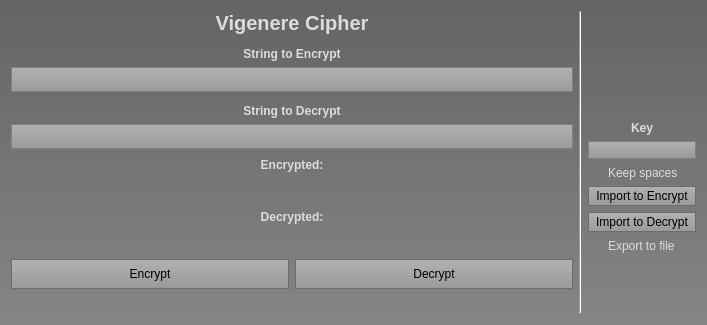
<?xml version="1.0" encoding="UTF-8"?>
<ui version="4.0">
 <class>Form</class>
 <widget class="QWidget" name="Form">
  <property name="geometry">
   <rect>
    <x>0</x>
    <y>0</y>
    <width>707</width>
    <height>325</height>
   </rect>
  </property>
  <property name="windowTitle">
   <string>Form</string>
  </property>
  <property name="styleSheet">
   <string notr="true">background-color: qlineargradient(spread:reflect, x1:0.573682, y1:0, x2:0.574364, y2:1, stop:0 rgba(100, 100, 100, 255), stop:1 rgba(133, 133, 133, 255));
/*svetlejsi verze, prvni 3 jsou 115,115,115*/

</string>
  </property>
  <layout class="QGridLayout" name="gridLayout" columnstretch="1,0,0,0">
   <item row="0" column="0" rowspan="2">
    <layout class="QVBoxLayout" name="verticalLayout_2">
     <item>
      <widget class="QLabel" name="hlavniNadpis">
       <property name="font">
        <font>
         <pointsize>15</pointsize>
         <weight>75</weight>
         <bold>true</bold>
        </font>
       </property>
       <property name="styleSheet">
        <string notr="true">color: rgb(220, 220, 220);
border-color: rgb(61, 61, 61);
background-color: transparent;</string>
       </property>
       <property name="text">
        <string>Vigenere Cipher</string>
       </property>
       <property name="alignment">
        <set>Qt::AlignCenter</set>
       </property>
      </widget>
     </item>
     <item>
      <widget class="QLabel" name="labelHodnotaA">
       <property name="minimumSize">
        <size>
         <width>250</width>
         <height>0</height>
        </size>
       </property>
       <property name="font">
        <font>
         <weight>75</weight>
         <bold>true</bold>
        </font>
       </property>
       <property name="styleSheet">
        <string notr="true">color: rgb(220, 220, 220);
border-color: rgb(61, 61, 61);
background-color: transparent;</string>
       </property>
       <property name="text">
        <string>String to Encrypt</string>
       </property>
       <property name="alignment">
        <set>Qt::AlignBottom|Qt::AlignHCenter</set>
       </property>
      </widget>
     </item>
     <item>
      <widget class="QLineEdit" name="plainText">
       <property name="sizePolicy">
        <sizepolicy hsizetype="Preferred" vsizetype="Fixed">
         <horstretch>0</horstretch>
         <verstretch>0</verstretch>
        </sizepolicy>
       </property>
       <property name="minimumSize">
        <size>
         <width>0</width>
         <height>25</height>
        </size>
       </property>
       <property name="styleSheet">
        <string notr="true">QLineEdit {
  qproperty-alignment: 'AlignVCenter | AlignLeft';
  border: 1px solid gray;
	background-color: qlineargradient(spread:reflect, x1:0.573682, y1:0, x2:0.574364, y2:1, stop:0 rgba(178, 178, 178, 255), stop:1 rgba(153, 153, 153, 255));
}

</string>
       </property>
      </widget>
     </item>
     <item>
      <widget class="QLabel" name="labelHodnotaB">
       <property name="minimumSize">
        <size>
         <width>250</width>
         <height>0</height>
        </size>
       </property>
       <property name="font">
        <font>
         <weight>75</weight>
         <bold>true</bold>
        </font>
       </property>
       <property name="styleSheet">
        <string notr="true">color: rgb(220, 220, 220);
border-color: rgb(61, 61, 61);
background-color: transparent;</string>
       </property>
       <property name="text">
        <string>String to Decrypt</string>
       </property>
       <property name="alignment">
        <set>Qt::AlignBottom|Qt::AlignHCenter</set>
       </property>
      </widget>
     </item>
     <item>
      <widget class="QLineEdit" name="cipherText">
       <property name="sizePolicy">
        <sizepolicy hsizetype="Preferred" vsizetype="Fixed">
         <horstretch>0</horstretch>
         <verstretch>0</verstretch>
        </sizepolicy>
       </property>
       <property name="minimumSize">
        <size>
         <width>0</width>
         <height>25</height>
        </size>
       </property>
       <property name="styleSheet">
        <string notr="true">QLineEdit {
  qproperty-alignment: 'AlignVCenter | AlignLeft';
  border: 1px solid gray;
	background-color: qlineargradient(spread:reflect, x1:0.573682, y1:0, x2:0.574364, y2:1, stop:0 rgba(178, 178, 178, 255), stop:1 rgba(153, 153, 153, 255));
}

</string>
       </property>
      </widget>
     </item>
     <item>
      <widget class="QLabel" name="label">
       <property name="font">
        <font>
         <weight>75</weight>
         <bold>true</bold>
        </font>
       </property>
       <property name="styleSheet">
        <string notr="true">color: rgb(220, 220, 220);
border-color: rgb(61, 61, 61);
background-color: transparent;</string>
       </property>
       <property name="text">
        <string>Encrypted:</string>
       </property>
       <property name="alignment">
        <set>Qt::AlignCenter</set>
       </property>
      </widget>
     </item>
     <item>
      <widget class="QLabel" name="cipherTextLine">
       <property name="sizePolicy">
        <sizepolicy hsizetype="Preferred" vsizetype="Preferred">
         <horstretch>0</horstretch>
         <verstretch>0</verstretch>
        </sizepolicy>
       </property>
       <property name="minimumSize">
        <size>
         <width>211</width>
         <height>20</height>
        </size>
       </property>
       <property name="font">
        <font>
         <weight>75</weight>
         <bold>true</bold>
        </font>
       </property>
       <property name="styleSheet">
        <string notr="true">color: rgb(220, 220, 220);
border-color: rgb(61, 61, 61);
background-color: transparent;</string>
       </property>
       <property name="inputMethodHints">
        <set>Qt::ImhNone</set>
       </property>
       <property name="frameShadow">
        <enum>QFrame::Plain</enum>
       </property>
       <property name="text">
        <string/>
       </property>
       <property name="textFormat">
        <enum>Qt::AutoText</enum>
       </property>
       <property name="alignment">
        <set>Qt::AlignRight|Qt::AlignTrailing|Qt::AlignVCenter</set>
       </property>
       <property name="textInteractionFlags">
        <set>Qt::LinksAccessibleByMouse|Qt::TextSelectableByKeyboard|Qt::TextSelectableByMouse</set>
       </property>
      </widget>
     </item>
     <item>
      <widget class="QLabel" name="label_10">
       <property name="font">
        <font>
         <weight>75</weight>
         <bold>true</bold>
         <stylestrategy>PreferDefault</stylestrategy>
         <kerning>true</kerning>
        </font>
       </property>
       <property name="autoFillBackground">
        <bool>false</bool>
       </property>
       <property name="styleSheet">
        <string notr="true">color: rgb(220, 220, 220);
border-color: rgb(61, 61, 61);
background-color: transparent;</string>
       </property>
       <property name="frameShape">
        <enum>QFrame::NoFrame</enum>
       </property>
       <property name="frameShadow">
        <enum>QFrame::Plain</enum>
       </property>
       <property name="text">
        <string>Decrypted:</string>
       </property>
       <property name="alignment">
        <set>Qt::AlignCenter</set>
       </property>
      </widget>
     </item>
     <item>
      <widget class="QLabel" name="plainTextLine">
       <property name="minimumSize">
        <size>
         <width>211</width>
         <height>20</height>
        </size>
       </property>
       <property name="font">
        <font>
         <weight>75</weight>
         <bold>true</bold>
        </font>
       </property>
       <property name="layoutDirection">
        <enum>Qt::LeftToRight</enum>
       </property>
       <property name="autoFillBackground">
        <bool>false</bool>
       </property>
       <property name="styleSheet">
        <string notr="true">color: rgb(220, 220, 220);
border-color: rgb(61, 61, 61);
background-color: transparent;</string>
       </property>
       <property name="frameShape">
        <enum>QFrame::NoFrame</enum>
       </property>
       <property name="frameShadow">
        <enum>QFrame::Plain</enum>
       </property>
       <property name="text">
        <string/>
       </property>
       <property name="alignment">
        <set>Qt::AlignRight|Qt::AlignTrailing|Qt::AlignVCenter</set>
       </property>
       <property name="textInteractionFlags">
        <set>Qt::LinksAccessibleByMouse|Qt::TextSelectableByKeyboard|Qt::TextSelectableByMouse</set>
       </property>
      </widget>
     </item>
    </layout>
   </item>
   <item row="2" column="0">
    <layout class="QHBoxLayout" name="horizontalLayout">
     <property name="bottomMargin">
      <number>25</number>
     </property>
     <item>
      <widget class="QPushButton" name="encryptBtn">
       <property name="enabled">
        <bool>true</bool>
       </property>
       <property name="sizePolicy">
        <sizepolicy hsizetype="Minimum" vsizetype="Fixed">
         <horstretch>0</horstretch>
         <verstretch>0</verstretch>
        </sizepolicy>
       </property>
       <property name="minimumSize">
        <size>
         <width>150</width>
         <height>30</height>
        </size>
       </property>
       <property name="focusPolicy">
        <enum>Qt::StrongFocus</enum>
       </property>
       <property name="styleSheet">
        <string notr="true">QPushButton {
  qproperty-alignment: 'AlignVCenter | AlignRight';
  border: 1px solid gray;
	background-color: qlineargradient(spread:reflect, x1:0.573682, y1:0, x2:0.574364, y2:1, stop:0 rgba(178, 178, 178, 255), stop:1 rgba(153, 153, 153, 255));
	
	border-color: rgb(108, 108, 108);
}
QPushButton:pressed{
background-color: rgb(130, 130, 130);
/*background-color: qlineargradient(spread:reflect, x1:0.573682, y1:0, x2:0.574364, y2:1, stop:0 rgba(188, 188, 188, 255), stop:1 rgba(130, 130, 130, 255));*/
}

</string>
       </property>
       <property name="text">
        <string>Encrypt</string>
       </property>
      </widget>
     </item>
     <item>
      <widget class="QPushButton" name="decryptBtn">
       <property name="enabled">
        <bool>true</bool>
       </property>
       <property name="sizePolicy">
        <sizepolicy hsizetype="Minimum" vsizetype="Fixed">
         <horstretch>0</horstretch>
         <verstretch>0</verstretch>
        </sizepolicy>
       </property>
       <property name="minimumSize">
        <size>
         <width>150</width>
         <height>30</height>
        </size>
       </property>
       <property name="styleSheet">
        <string notr="true">QPushButton {
  qproperty-alignment: 'AlignVCenter | AlignRight';
  border: 1px solid gray;
	background-color: qlineargradient(spread:reflect, x1:0.573682, y1:0, x2:0.574364, y2:1, stop:0 rgba(178, 178, 178, 255), stop:1 rgba(153, 153, 153, 255));
	
	border-color: rgb(108, 108, 108);
}
QPushButton:pressed{
background-color: rgb(130, 130, 130);
/*background-color: qlineargradient(spread:reflect, x1:0.573682, y1:0, x2:0.574364, y2:1, stop:0 rgba(188, 188, 188, 255), stop:1 rgba(130, 130, 130, 255));*/
}

</string>
       </property>
       <property name="text">
        <string>Decrypt</string>
       </property>
      </widget>
     </item>
    </layout>
   </item>
   <item row="0" column="1" rowspan="3" colspan="2">
    <widget class="Line" name="line">
     <property name="styleSheet">
      <string notr="true">Line{
color: rgb(21, 21, 21);
bored: 2px solid black;

}</string>
     </property>
     <property name="orientation">
      <enum>Qt::Vertical</enum>
     </property>
    </widget>
   </item>
   <item row="0" column="3" rowspan="2">
    <layout class="QVBoxLayout" name="verticalLayout">
     <item>
      <widget class="QLabel" name="labelHodnotaC">
       <property name="sizePolicy">
        <sizepolicy hsizetype="Preferred" vsizetype="Preferred">
         <horstretch>0</horstretch>
         <verstretch>0</verstretch>
        </sizepolicy>
       </property>
       <property name="font">
        <font>
         <weight>75</weight>
         <bold>true</bold>
        </font>
       </property>
       <property name="styleSheet">
        <string notr="true">color: rgb(220, 220, 220);
border-color: rgb(61, 61, 61);
background-color: transparent;</string>
       </property>
       <property name="text">
        <string>Key</string>
       </property>
       <property name="alignment">
        <set>Qt::AlignBottom|Qt::AlignHCenter</set>
       </property>
      </widget>
     </item>
     <item>
      <widget class="QLineEdit" name="keyLine">
       <property name="sizePolicy">
        <sizepolicy hsizetype="Preferred" vsizetype="Maximum">
         <horstretch>0</horstretch>
         <verstretch>0</verstretch>
        </sizepolicy>
       </property>
       <property name="styleSheet">
        <string notr="true">QLineEdit {
  qproperty-alignment: 'AlignVCenter | AlignLeft';
  border: 1px solid gray;
	background-color: qlineargradient(spread:reflect, x1:0.573682, y1:0, x2:0.574364, y2:1, stop:0 rgba(178, 178, 178, 255), stop:1 rgba(153, 153, 153, 255));
}

</string>
       </property>
       <property name="alignment">
        <set>Qt::AlignLeading|Qt::AlignLeft|Qt::AlignVCenter</set>
       </property>
      </widget>
     </item>
     <item>
      <widget class="QCheckBox" name="keepSpaces">
       <property name="styleSheet">
        <string notr="true">background-color: transparent;
color: rgb(220, 220, 220);
border-color: rgb(61, 61, 61);</string>
       </property>
       <property name="text">
        <string>Keep spaces</string>
       </property>
      </widget>
     </item>
     <item>
      <widget class="QPushButton" name="importEnBtn">
       <property name="sizePolicy">
        <sizepolicy hsizetype="Minimum" vsizetype="Fixed">
         <horstretch>0</horstretch>
         <verstretch>0</verstretch>
        </sizepolicy>
       </property>
       <property name="minimumSize">
        <size>
         <width>0</width>
         <height>20</height>
        </size>
       </property>
       <property name="styleSheet">
        <string notr="true">QPushButton {
  border: 1px solid gray;
	background-color: qlineargradient(spread:reflect, x1:0.573682, y1:0, x2:0.574364, y2:1, stop:0 rgba(178, 178, 178, 255), stop:1 rgba(153, 153, 153, 255));
	
	border-color: rgb(108, 108, 108);
}
QPushButton:pressed{
background-color: rgb(130, 130, 130);
/*background-color: qlineargradient(spread:reflect, x1:0.573682, y1:0, x2:0.574364, y2:1, stop:0 rgba(188, 188, 188, 255), stop:1 rgba(130, 130, 130, 255));*/
}

</string>
       </property>
       <property name="text">
        <string>Import to Encrypt</string>
       </property>
      </widget>
     </item>
     <item>
      <widget class="QPushButton" name="importDeBtn">
       <property name="sizePolicy">
        <sizepolicy hsizetype="Minimum" vsizetype="Fixed">
         <horstretch>0</horstretch>
         <verstretch>0</verstretch>
        </sizepolicy>
       </property>
       <property name="minimumSize">
        <size>
         <width>0</width>
         <height>20</height>
        </size>
       </property>
       <property name="styleSheet">
        <string notr="true">QPushButton {
  border: 1px solid gray;
	background-color: qlineargradient(spread:reflect, x1:0.573682, y1:0, x2:0.574364, y2:1, stop:0 rgba(178, 178, 178, 255), stop:1 rgba(153, 153, 153, 255));
	
	border-color: rgb(108, 108, 108);
}
QPushButton:pressed{
background-color: rgb(130, 130, 130);
/*background-color: qlineargradient(spread:reflect, x1:0.573682, y1:0, x2:0.574364, y2:1, stop:0 rgba(188, 188, 188, 255), stop:1 rgba(130, 130, 130, 255));*/
}

</string>
       </property>
       <property name="text">
        <string>Import to Decrypt</string>
       </property>
      </widget>
     </item>
     <item>
      <widget class="QCheckBox" name="exportToFile">
       <property name="styleSheet">
        <string notr="true">background-color: transparent;
color: rgb(220, 220, 220);
border-color: rgb(61, 61, 61);</string>
       </property>
       <property name="text">
        <string>Export to file</string>
       </property>
      </widget>
     </item>
    </layout>
   </item>
  </layout>
 </widget>
 <resources/>
 <connections/>
</ui>
